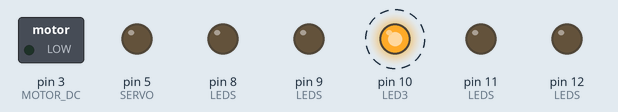
The sketch below on a simulated Arduino Uno, built with avr-gcc and run on an emulated ATmega328P. Parts: switched loads named in the sketch (green lamp = pin HIGH), output pins drawn as LEDs (lit = HIGH). Dashed ring = blinking.

Above: at 0.5 s.
Timing chart, 0 to 4.6 s (numbered marks = the images above):
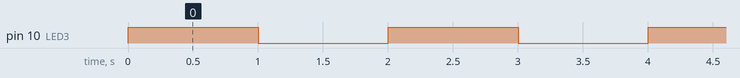

The sketch:

programa03.ino
```cpp
const byte SERVO = 5;
const byte MOTOR_DC = 3;
const byte POTENCIOMETRO = 0;
const byte LDR = 1;
const byte CHAVE_1 = 2;
const byte CHAVE_2 = 6;
const byte CHAVE_3 = 7;
const byte CHAVES[] = {CHAVE_1, CHAVE_2, CHAVE_3};
const byte LED1 = 12;
const byte LED2 = 11;
const byte LED3 = 10;
const byte LED4 = 9;
const byte LED5 = 8;
const byte LEDS[] = {LED1, LED2, LED3, LED4, LED5};

void inicializar_hardware(){
  pinMode(SERVO, OUTPUT);
  pinMode(MOTOR_DC, OUTPUT);
  for(int i = 0; i < 5; i++)
    pinMode(LEDS[i], OUTPUT);
  for(int i = 0; i < 3; i++)
    pinMode(CHAVES[i], INPUT_PULLUP);
  //Por usar um pullup externo
  pinMode(CHAVE_1, INPUT);
}

void setup() {
  inicializar_hardware();
}

void loop() {
  digitalWrite(LED3, HIGH);
  delay(1000);
  digitalWrite(LED3, LOW);
  delay(1000);
}
```

Measured:
- by itself, pin 10 (LED3): alternates HIGH for 1.0 s and LOW for 1.0 s
